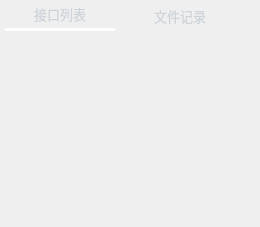
         <widget class="QWidget" name="page_4">
          <layout class="QVBoxLayout" name="verticalLayout_22">
           <property name="leftMargin">
            <number>0</number>
           </property>
           <property name="topMargin">
            <number>0</number>
           </property>
           <property name="rightMargin">
            <number>0</number>
           </property>
           <property name="bottomMargin">
            <number>0</number>
           </property>
           <item>
            <widget class="QWidget" name="widget_thrift_api" native="true">
             <property name="font">
              <font>
               <stylestrategy>PreferAntialias</stylestrategy>
              </font>
             </property>
             <property name="styleSheet">
              <string notr="true"/>
             </property>
             <layout class="QVBoxLayout" name="verticalLayout_3">
              <property name="leftMargin">
               <number>0</number>
              </property>
              <property name="topMargin">
               <number>0</number>
              </property>
              <property name="rightMargin">
               <number>0</number>
              </property>
              <property name="bottomMargin">
               <number>0</number>
              </property>
              <item>
               <widget class="QTabWidget" name="tabWidget">
                <property name="font">
                 <font>
                  <family>OPPOSans B</family>
                  <pointsize>10</pointsize>
                  <stylestrategy>PreferAntialias</stylestrategy>
                 </font>
                </property>
                <property name="styleSheet">
                 <string notr="true">
 QTabWidget::tab-bar {
         left:0px;       
}
	

/*设置TabWidget中tab_1的样式*/
#tab_1.QWidget{
	background-color: rgb(108, 117, 125, 0);
}
 
/*设置TabWidget中tab_2的样式*/
#tab_2.QWidget{
	background-color: rgb(108, 117, 125, 0);
}
 
/*设置TabWidget中QTabBar的样式*/
QTabBar::tab{
    background-color: rgb(108, 117, 125, 0);
	/*font-family:Consolas; */   /*设置tab中的文本的字体*/
	font-size:10pt;
	color:#ced4da;    /*设置tab中的文本的颜色*/
	border-top-left-radius: 5px;    /*设置tab的边框的圆角（左上圆角）*/
	border-top-right-radius: 5px;    /*设置tab的边框的圆角（右上圆角）*/
	width:100px;
	padding: 5px;
	margin-right:5px;
	margin-left: 5px;
}
 
/*设置TabWidget中QTabBar的tab被选中时的样式*/
QTabBar::tab:selected{
	/*background-color: #0B0E11;*/
	background-color: rgb(108, 117, 125, 0);
	border-bottom: 3px solid rgb(255, 255, 255);
}
 
/*设置TabWidget中鼠标悬浮在QTabBar的tab上，但未选中该Tab的样式*/
QTabBar::tab:hover:!selected {
	/*background-color: rgb(100, 117, 125, 125);*/
}
 
/*设置TabWidget的边框的样式*/
QTabWidget::pane {
    border: 0px solid rgb(108, 117, 125, 65);
}
 

QTabBar::close-button{ 
	/*border-image: url(:lib/Kafka.png);*/
}
QTabBar::close-button:hover{
	/*border-image: url(:/Resources/image/close_hover.png);*/
}


/*当打开多个tab，右侧出现，点击后，可以向前向后的按钮的样式*/
QTabBar QToolButton {
    border: none;
	color: rgb(255, 206, 6);
    background-color: #0b0e11;
}
 
QTabBar QToolButton:hover {
	background-color: #161a1e; 
}</string>
                </property>
                <property name="currentIndex">
                 <number>0</number>
                </property>
                <widget class="QWidget" name="tab_2">
                 <property name="styleSheet">
                  <string notr="true">#tab_2{
border-radius: 5px;
background-color: rgba(28, 35, 39, 0);
}</string>
                 </property>
                 <attribute name="icon">
                  <iconset resource="../lib.qrc">
                   <normaloff>:/lib/file2.png</normaloff>:/lib/file2.png</iconset>
                 </attribute>
                 <attribute name="title">
                  <string>接口列表</string>
                 </attribute>
                 <layout class="QVBoxLayout" name="verticalLayout_12">
                  <property name="spacing">
                   <number>6</number>
                  </property>
                  <property name="leftMargin">
                   <number>0</number>
                  </property>
                  <property name="topMargin">
                   <number>0</number>
                  </property>
                  <property name="rightMargin">
                   <number>0</number>
                  </property>
                  <property name="bottomMargin">
                   <number>0</number>
                  </property>
                  <item>
                   <widget class="QTreeWidget" name="treeWidget_api">
                    <property name="font">
                     <font>
                      <family>OPPOSans B</family>
                      <pointsize>10</pointsize>
                      <stylestrategy>PreferAntialias</stylestrategy>
                     </font>
                    </property>
                    <property name="styleSheet">
                     <string notr="true">QTreeWidget{
/*background-color: rgba(25, 25, 25, 100);*/
	background-color: rgba(255, 255, 255, 0);
border: 0px solid rgba(212, 212, 212, 50);
border-radius: 10px;
padding:5px;
	color: rgb(255, 255, 255);
}

QTreeWidget::item {
    height: 25px; /* 设置行高为50像素 */
}

QScrollBar::horizontal{
    height: 8px;
	background-color: rgb(67, 77, 88);
	margin: 0px,0px,0px,0px;
    padding-top: 0px;		/*//隐藏上下的箭头*/
    padding-bottom: 0px;
}

QTreeWidget::branch:closed:has-children:!has-siblings,
QTreeWidget::branch:closed:has-children:has-siblings {
	border-image: none;
    image: url(:/lib/tree_close.png);
}
 
QTreeWidget::branch:open:has-children:!has-siblings,
QTreeWidget::branch:open:has-children:has-siblings  {
	border-image: none;
    image: url(:/lib/tree_open.png);
}

QScrollBar::handle:horizontal {
    height: 8px;
	background-color: rgb(239, 239, 239);
    /*滚动条两端变成椭圆 */
    border-radius: 2px;
    min-height: 0;
}

QScrollBar::sub-page:horizontal {
	background-color: rgba(255, 255, 255, 0);
}
QScrollBar::add-page:horizontal 
{
    background-color: rgba(255, 255, 255, 0);
}

QScrollBar::add-line:horizontal {
	border: none;
    height: 0px;
    subcontrol-position: bottom;
    subcontrol-origin: margin;
}
QScrollBar::sub-line:horizontal {
    border: none;
    height: 0px;
    subcontrol-position: top;
    subcontrol-origin: margin;
}

QScrollBar::down-arrow:horizontal {
    border:none;
}
QScrollBar::up-arrow:horizontal {
    border:none;
}</string>
                    </property>
                    <attribute name="headerVisible">
                     <bool>false</bool>
                    </attribute>
                    <column>
                     <property name="text">
                      <string notr="true">1</string>
                     </property>
                    </column>
                   </widget>
                  </item>
                 </layout>
                </widget>
                <widget class="QWidget" name="tab">
                 <attribute name="icon">
                  <iconset resource="../lib.qrc">
                   <normaloff>:/lib/history2.png</normaloff>:/lib/history2.png</iconset>
                 </attribute>
                 <attribute name="title">
                  <string>文件记录</string>
                 </attribute>
                </widget>
               </widget>
              </item>
             </layout>
            </widget>
           </item>
          </layout>
         </widget>
